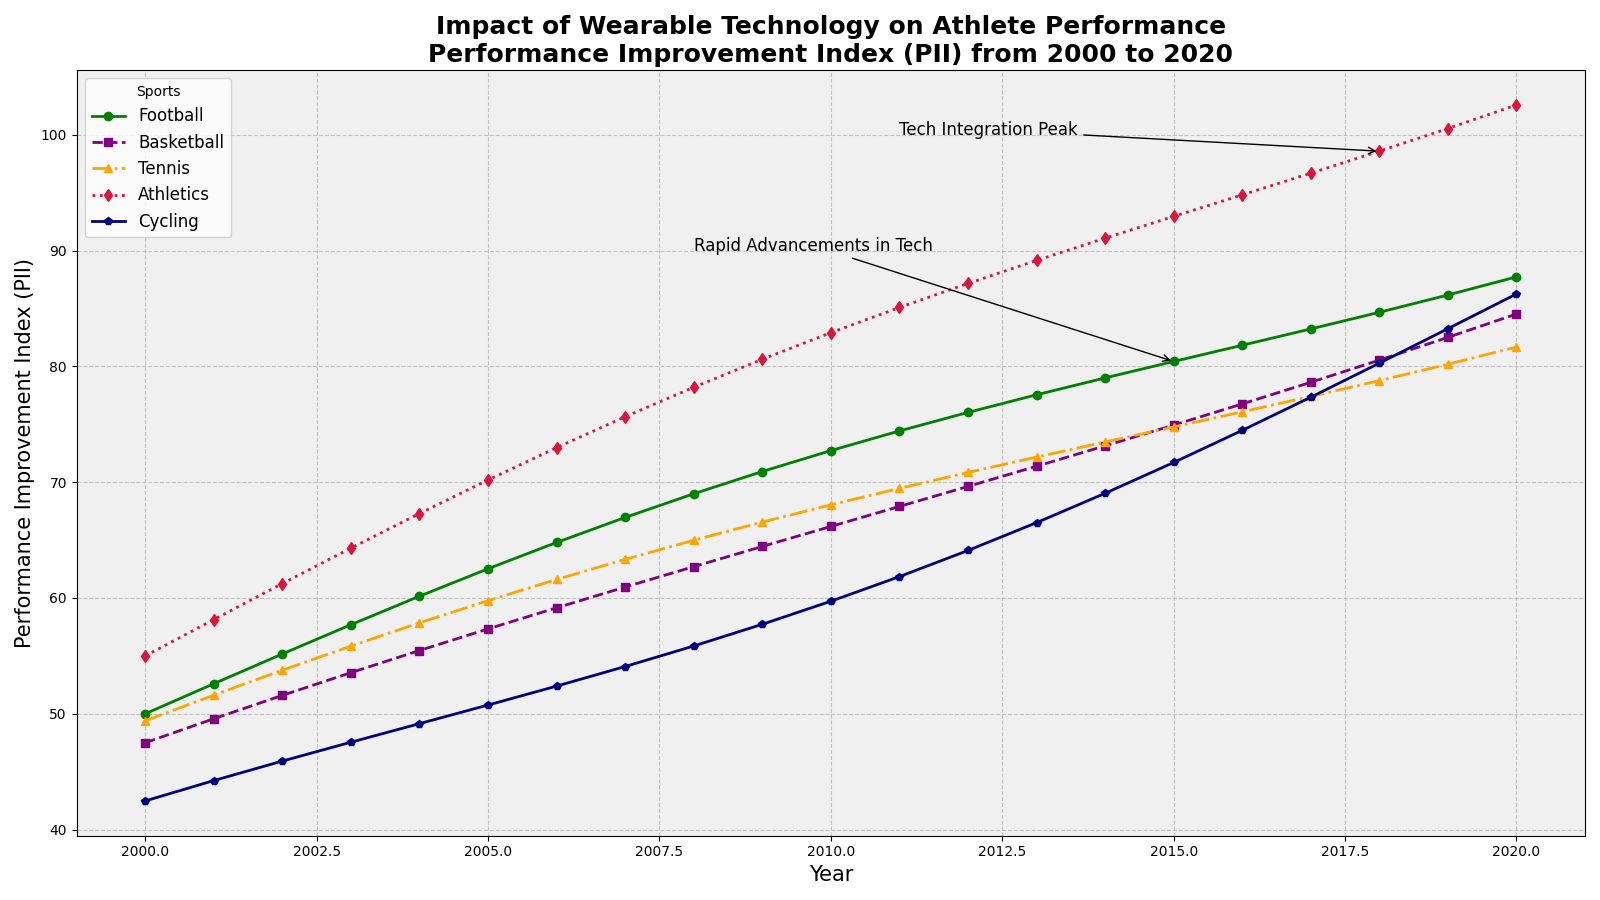

Python code for this plot:
import matplotlib.pyplot as plt
import numpy as np

years = np.arange(2000, 2021)
football_pii = [50 + 3*np.sin(0.2*x) + 2*x for x in range(len(years))]
basketball_pii = [45 + 2.5*np.cos(0.15*x) + 2.1*x for x in range(len(years))]
tennis_pii = [48 + 2.8*np.sin(0.18*x + np.pi/6) + 1.8*x for x in range(len(years))]
athletics_pii = [55 + 3.2*np.sin(0.2*x) + 2.5*x for x in range(len(years))]
cycling_pii = [40 + 3.5*np.cos(0.2*x + np.pi/4) + 2.3*x for x in range(len(years))]

fig, ax = plt.subplots(figsize=(16, 9))

# Assigning new colors to each sport by shuffling the original ones
ax.plot(years, football_pii, marker='o', linestyle='-', linewidth=2, color='green', label='Football')
ax.plot(years, basketball_pii, marker='s', linestyle='--', linewidth=2, color='purple', label='Basketball')
ax.plot(years, tennis_pii, marker='^', linestyle='-.', linewidth=2, color='orange', label='Tennis')
ax.plot(years, athletics_pii, marker='d', linestyle=':', linewidth=2, color='crimson', label='Athletics')
ax.plot(years, cycling_pii, marker='p', linestyle='-', linewidth=2, color='navy', label='Cycling')

ax.set_title('Impact of Wearable Technology on Athlete Performance\nPerformance Improvement Index (PII) from 2000 to 2020', fontsize=18, fontweight='bold')
ax.set_xlabel('Year', fontsize=15)
ax.set_ylabel('Performance Improvement Index (PII)', fontsize=15)

ax.legend(title='Sports', loc='upper left', fontsize=12)

ax.annotate('Rapid Advancements in Tech', xy=(2015, football_pii[15]), xytext=(2008, 90),
            arrowprops=dict(facecolor='black', arrowstyle='->'), fontsize=12)
ax.annotate('Tech Integration Peak', xy=(2018, athletics_pii[18]), xytext=(2011, 100),
            arrowprops=dict(facecolor='black', arrowstyle='->'), fontsize=12)

ax.grid(True, linestyle='--', alpha=0.7)
ax.set_facecolor('#f0f0f0')

plt.tight_layout()
plt.show()
